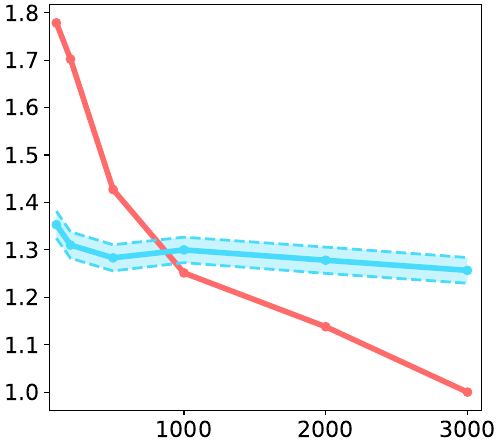

The Python source for this figure:
from numpy import kron as ꕕ
from matplotlib import cm as colm
import numpy as np
import matplotlib.pyplot as plt
plt.rcParams.update({'font.size': 16})


width= 5
aspect_ratio= 1.12

fig_size = (width, width / aspect_ratio)
plt.figure(figsize=fig_size, constrained_layout=True)

# tc = np.array([100,200,500,1000,2000,3000])
# kc = np.array([1.7783970418889945,1.70207583460516,1.4271663880155567,1.2513389414385352,1.137849029906495,1]) 
# kcl = np.array([1.3529958090309375, 1.3100733753272227, 1.2831103085259967, 1.2997728189104631, 1.2780362431056613, 1.2566919738970657])
# δkcl = np.array([0.02856101844684924, 0.027819690926555767, 0.027525925453380874, 0.02687828898951588, 0.02769336754099387, 0.027062192378360096])



dat = np.loadtxt("S8c.out")
tc, kc, kcl, δkcl = dat[:,0], dat[:,1], dat[:,2], dat[:,3]

plt.plot(tc, kc, 'o-', c  = '#ff6b6b', lw = 4)
plt.plot(tc, kcl, 'o-', c = '#48dbfb', lw = 4)
plt.plot(tc, kcl + δkcl, '--', c = '#48dbfb', lw = 2)
plt.plot(tc, kcl - δkcl, '--', c = '#48dbfb', lw = 2)
plt.fill_between(tc, kcl - δkcl, kcl + δkcl , facecolor='#48dbfb', alpha = 0.3)

plt.xlim(50,3100)

plt.savefig('S8c.pdf') 